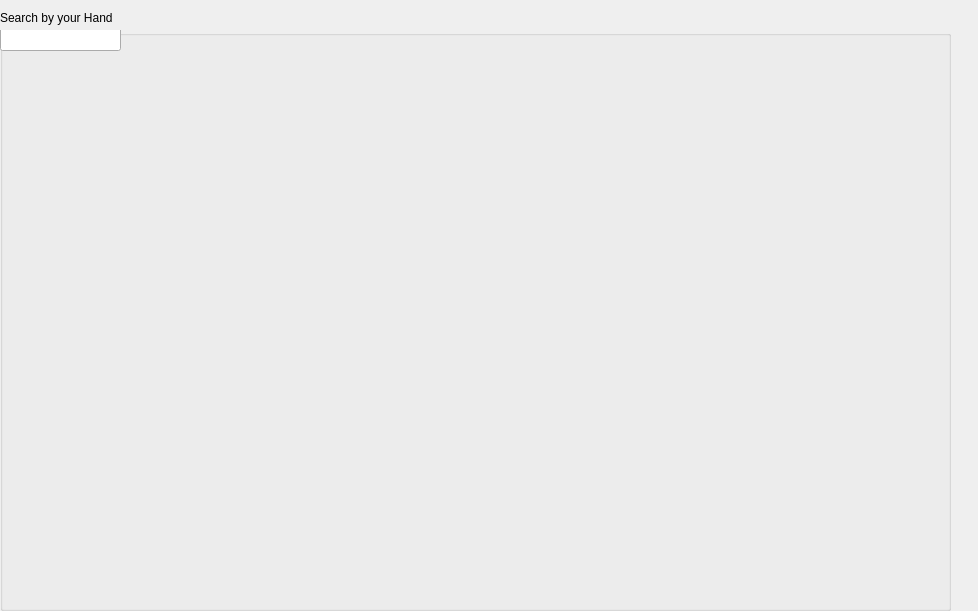
<?xml version="1.0" encoding="UTF-8"?>
<ui version="4.0">
 <class>pokerwindowhistory</class>
 <widget class="QDialog" name="pokerwindowhistory">
  <property name="geometry">
   <rect>
    <x>0</x>
    <y>0</y>
    <width>978</width>
    <height>611</height>
   </rect>
  </property>
  <property name="windowTitle">
   <string>Dialog</string>
  </property>
  <widget class="QGroupBox" name="groupBox">
   <property name="geometry">
    <rect>
     <x>0</x>
     <y>30</y>
     <width>951</width>
     <height>581</height>
    </rect>
   </property>
   <property name="title">
    <string/>
   </property>
   <widget class="QWidget" name="verticalLayoutWidget">
    <property name="geometry">
     <rect>
      <x>-1</x>
      <y>19</y>
      <width>951</width>
      <height>561</height>
     </rect>
    </property>
    <layout class="QVBoxLayout" name="pokerHistoryLayout"/>
   </widget>
   <widget class="QLineEdit" name="filterLineEdit">
    <property name="geometry">
     <rect>
      <x>0</x>
      <y>-10</y>
      <width>121</width>
      <height>31</height>
     </rect>
    </property>
   </widget>
  </widget>
  <widget class="QLabel" name="label">
   <property name="geometry">
    <rect>
     <x>0</x>
     <y>10</y>
     <width>131</width>
     <height>16</height>
    </rect>
   </property>
   <property name="text">
    <string>Search by your Hand</string>
   </property>
  </widget>
 </widget>
 <resources/>
 <connections/>
</ui>
